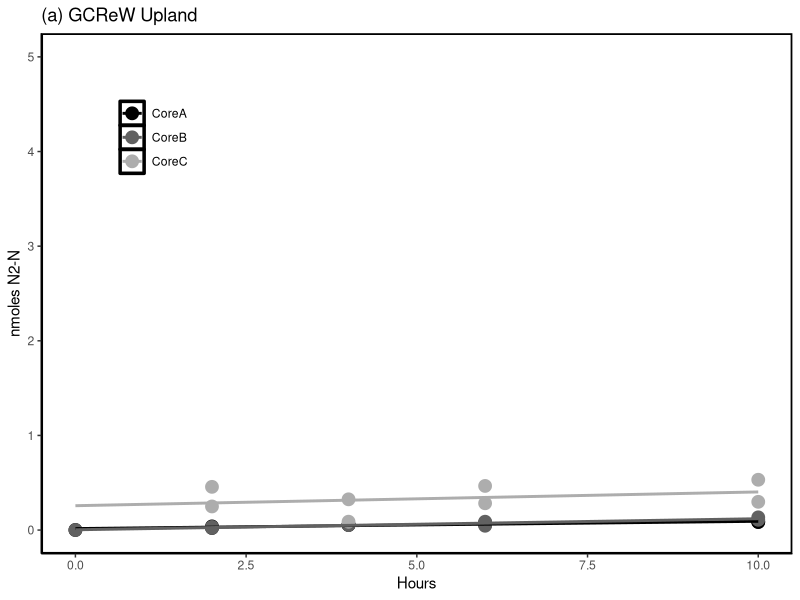
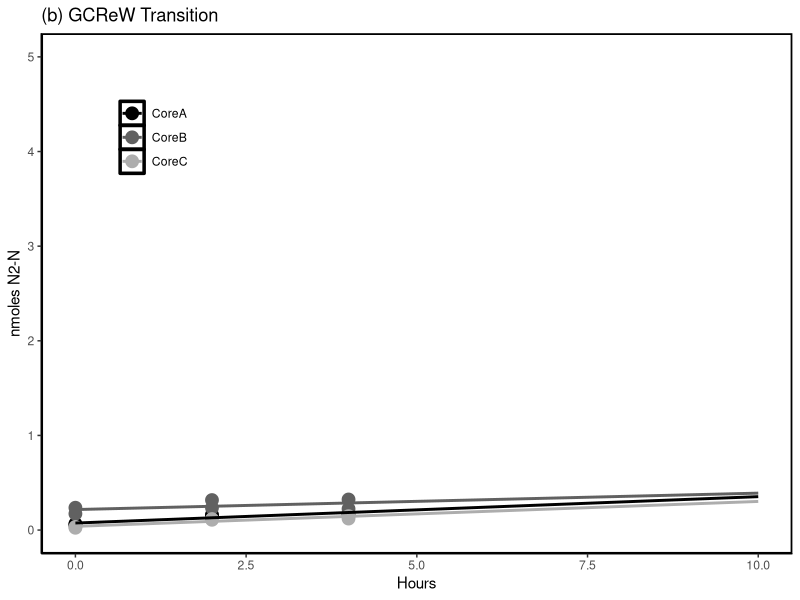
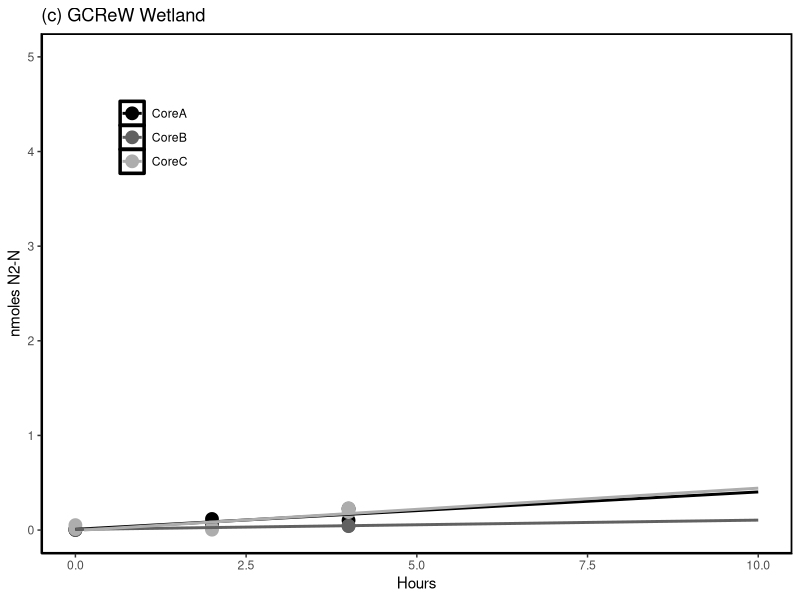
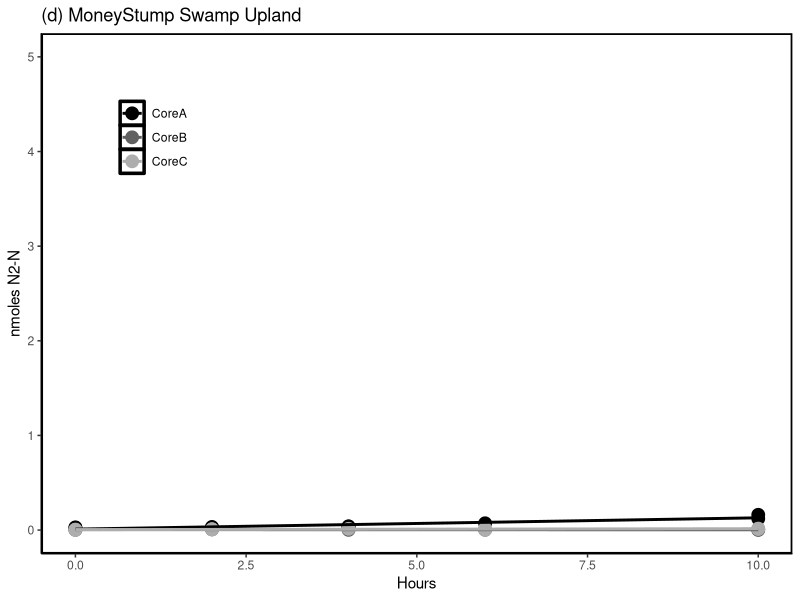
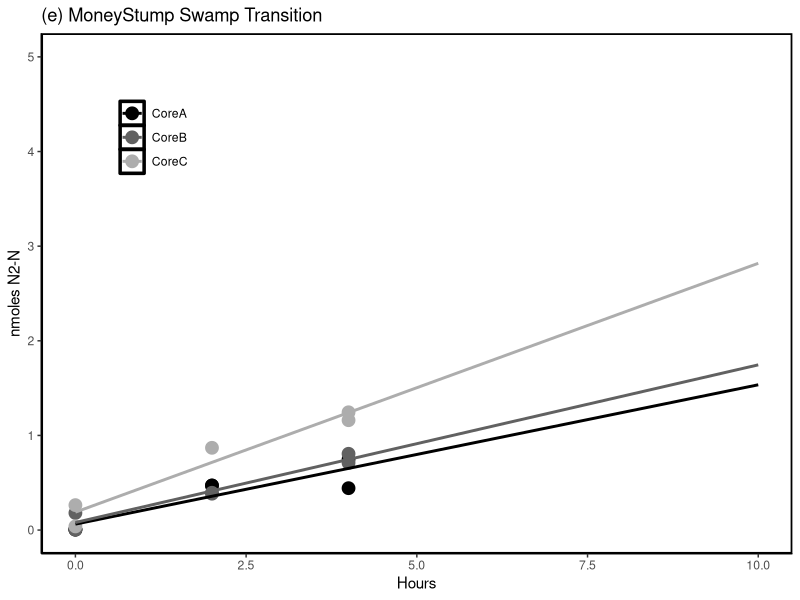
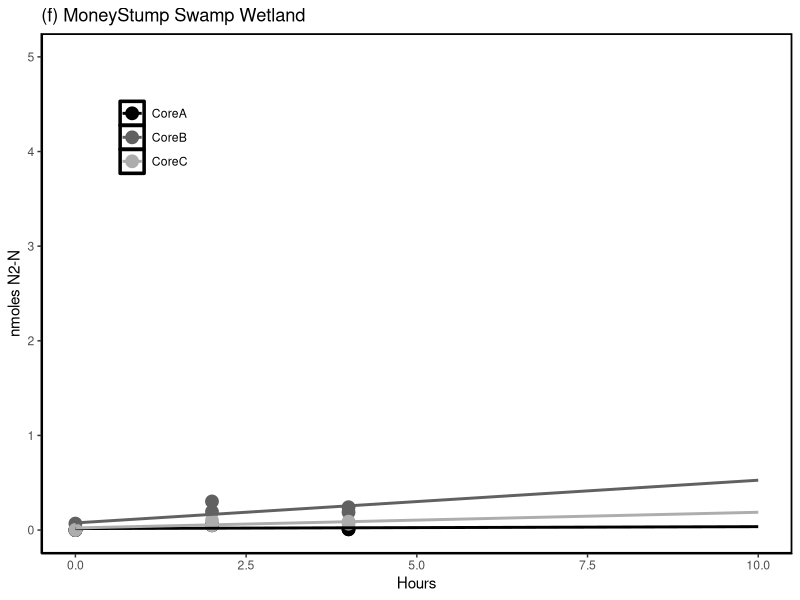
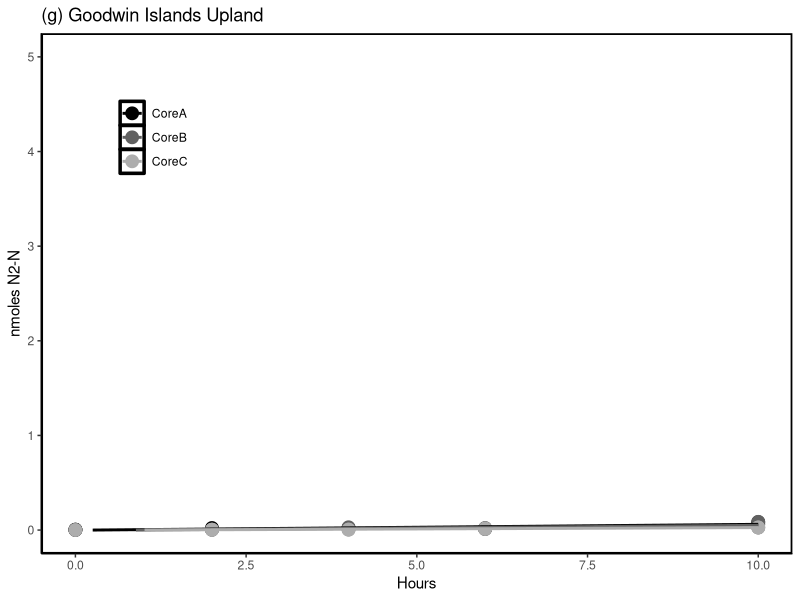
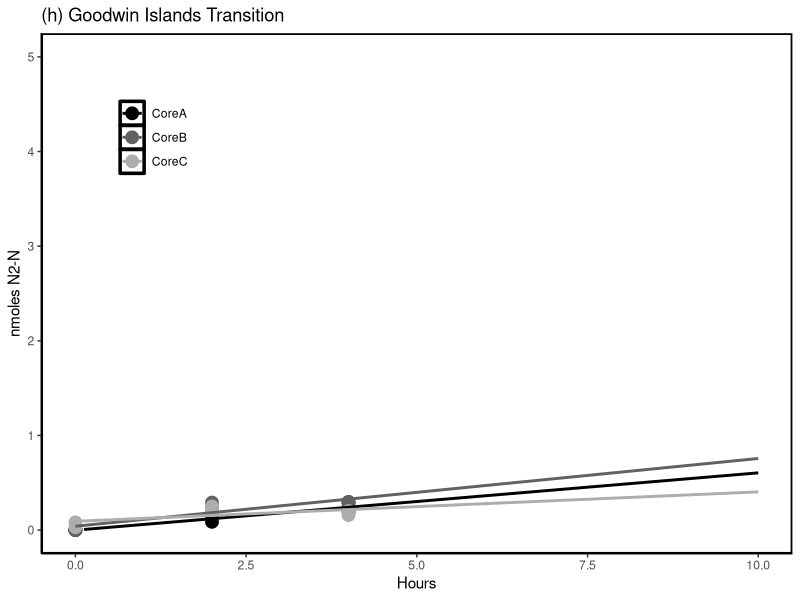

R code for these plots, in order:
##################################
################## INFO #######################
####### COMPASS Synoptic CB 
####### Nitrogen Experiment 2022
####### Rate Calculation & Data Visualization
####### Stephanie J. Wilson 
####### Edited: 10-04-2022
##############################################

################# THIS IS FOR ANAMMOX SO ONLY THE 29N2 production #############

############### SET UP #######################
#packages
library(ggplot2)
library(data.table)
library(tidyr)
library(dplyr)
library(ggpubr)
library(car)

#read in data
dat <- read.csv("COMPASS_NExpt_N2_Data_Final.csv")
head(dat)

compass_coolors <- c("#419973", "#BF8638", "#9255D4")
compass_coolors2 <- c("#20063B", "#FFBC42", "#419973")

##############################################

######### Sample dataframe set up ############

#change column names 
colnames(dat) <- c('ID', 'Hours','N2_29','N2_30', "d15N")
head(dat)

dat$ID <- as.character(dat$ID)

#make new sample id columns from the ID 
dat1 <- dat %>% separate(ID, 
                         c("Site", "Zone","Replicate", "Time_Point", "Analytical_Rep"))

head(dat1)

dat1$N2N = (dat$N2_29 + (2  *dat$N2_30))
head(dat1)

##############################################

######### Subset by site & zones #############

#Subset out GCrew Samples: 
G1 <- subset(dat1, Site=="Gcrew")
head(G1)

G1UP <- subset(G1, Zone=="UP")
G1TR <- subset(G1, Zone=="TR")
G1WC <- subset(G1, Zone=="WC")

#Subset out MSM Samples: 
M1 <- subset(dat1, Site=="MSM")
head(M1)

M1UP <- subset(M1, Zone=="UP")
M1TR <- subset(M1, Zone=="TR")
M1WC <- subset(M1, Zone=="WC")

#Subset out GWI Samples: 
GW1 <- subset(dat1, Site=="GWI")
head(GW1)

GW1UP <- subset(GW1, Zone=="UP")
GW1TR <- subset(GW1, Zone=="TR")
GW1WC <- subset(GW1, Zone=="WC")

#Subset out GCrew Samples: 
S1 <- subset(dat1, Site=="SWH")
head(S1)

S1UP <- subset(S1, Zone=="UP")
S1TR <- subset(S1, Zone=="TR")
S1WC <- subset(S1, Zone=="WC")
##############################################

####### Plot 29N2 over time & calc rates: GCREW #######
#GCrew 29N2 Production Figures 
Pg1up <- ggplot(G1UP, aes(x=Hours, y=N2_29, col=Replicate)) +
  geom_point(size=4) + 
  ylab("nmoles N2-N") +
  ggtitle("(a) GCReW Upland") +
  theme_classic() + 
  theme(panel.background = element_rect(colour = "black", size=1.2, fill=NA), 
        legend.position = c(0.15, 0.8), 
        legend.title= element_blank()) +
  # theme(plot.title = element_text(margin = margin(t = 10, b = -20))) + 
  ylim(0,5) +
  scale_color_manual(values=c("black",'gray38','gray68'))+
  geom_smooth(method=lm, se=FALSE, fullrange=TRUE)
Pg1up

Pg1tr <- ggplot(G1TR, aes(x=Hours, y=N2_29, col=Replicate)) +
  geom_point(size=4) + 
  ylab("nmoles N2-N") + 
  ggtitle("(b) GCReW Transition") +
  theme_classic() + 
  theme(panel.background = element_rect(colour = "black", size=1.2, fill=NA), 
        legend.position = c(0.15, 0.8), 
        legend.title= element_blank()) +  
  ylim(0,5) +
  xlim(0,10) + 
  scale_color_manual(values=c("black",'gray38','gray68'))+
  geom_smooth(method=lm, se=FALSE, fullrange=TRUE)
Pg1tr

Pg1wc <- ggplot(G1WC, aes(x=Hours, y=N2_29, col=Replicate)) +
  geom_point(size=4) + 
  ylab("nmoles N2-N") + 
  ggtitle("(c) GCReW Wetland") +
  theme_classic() + 
  theme(panel.background = element_rect(colour = "black", size=1.2, fill=NA), 
        legend.position = c(0.15, 0.8), 
        legend.title= element_blank()) +  
  ylim(0,5) +
  xlim(0,10) +
  scale_color_manual(values=c("black",'gray38','gray68'))+
  geom_smooth(method=lm, se=FALSE, fullrange=TRUE)
Pg1wc

#plot all three figures in a line
GcrewRaw <- ggarrange(Pg1up, Pg1tr, Pg1wc, ncol=3, nrow=1)

pdf("GCrew_Raw_29N2N_overtime.pdf", width=12,height=4)
GcrewRaw
dev.off()

#Now calculate GCrew Lm for slope of these three lines 
G1TRa <- subset(G1TR, Replicate=="CoreA")
G1TRb <- subset(G1TR, Replicate=="CoreB")
G1TRc <- subset(G1TR, Replicate=="CoreC")

G1UPa <- subset(G1UP, Replicate=="CoreA")
G1UPb <- subset(G1UP, Replicate=="CoreB")
G1UPc <- subset(G1UP, Replicate=="CoreC")

G1WCa <- subset(G1WC, Replicate=="CoreA")
G1WCb <- subset(G1WC, Replicate=="CoreB")
G1WCc <- subset(G1WC, Replicate=="CoreC")

lmGTRa <- lm(N2_29 ~ Hours, data=G1TRa)
lmGTRb <- lm(N2_29 ~ Hours, data=G1TRb)
lmGTRc <- lm(N2_29 ~ Hours, data=G1TRc)

lmGUPa <- lm(N2_29 ~ Hours, data=G1UPa)
lmGUPb <- lm(N2_29 ~ Hours, data=G1UPb)
lmGUPc <- lm(N2_29 ~ Hours, data=G1UPc)

lmGWCa <- lm(N2_29 ~ Hours, data=G1WCa)
lmGWCb <- lm(N2_29 ~ Hours, data=G1WCb)
lmGWCc <- lm(N2_29 ~ Hours, data=G1WCc)

#extract slopes: 
Gslopes <- as.data.frame(c(summary(lmGTRa)$coefficients[2,1], 
                           summary(lmGTRb)$coefficients[2,1],
                           summary(lmGTRc)$coefficients[2,1], 
                           summary(lmGUPa)$coefficients[2,1], 
                           summary(lmGUPb)$coefficients[2,1],
                           summary(lmGUPc)$coefficients[2,1], 
                           summary(lmGWCa)$coefficients[2,1], 
                           summary(lmGWCb)$coefficients[2,1],
                           summary(lmGWCc)$coefficients[2,1]))
colnames(Gslopes) <- c('29N2_Rate_g_hr')
head(Gslopes)



########################################################

####### Plot N2 over time & calc rates: MSM #######
#GCrew N2 Production Figures 
Pm1up <- ggplot(M1UP, aes(x=Hours, y=N2_29, col=Replicate)) +
  geom_point(size=4) + 
  ylab("nmoles N2-N") +
  ggtitle("(d) MoneyStump Swamp Upland") +
  theme_classic() + 
  theme(panel.background = element_rect(colour = "black", size=1.2, fill=NA), 
        legend.position = c(0.15, 0.8), 
        legend.title= element_blank()) +
  # theme(plot.title = element_text(margin = margin(t = 10, b = -20))) + 
  ylim(0,5) +
  scale_color_manual(values=c("black",'gray38','gray68'))+
  geom_smooth(method=lm, se=FALSE, fullrange=TRUE)
Pm1up

Pm1tr <- ggplot(M1TR, aes(x=Hours, y=N2_29, col=Replicate)) +
  geom_point(size=4) + 
  ylab("nmoles N2-N") + 
  ggtitle("(e) MoneyStump Swamp Transition") +
  theme_classic() + 
  theme(panel.background = element_rect(colour = "black", size=1.2, fill=NA), 
        legend.position = c(0.15, 0.8), 
        legend.title= element_blank()) +  
  ylim(0,5) +
  xlim(0,10) + 
  scale_color_manual(values=c("black",'gray38','gray68'))+
  geom_smooth(method=lm, se=FALSE, fullrange=TRUE)
Pm1tr

Pm1wc <- ggplot(M1WC, aes(x=Hours, y=N2_29, col=Replicate)) +
  geom_point(size=4) + 
  ylab("nmoles N2-N") + 
  ggtitle("(f) MoneyStump Swamp Wetland") +
  theme_classic() + 
  theme(panel.background = element_rect(colour = "black", size=1.2, fill=NA), 
        legend.position = c(0.15, 0.8), 
        legend.title= element_blank()) +  
  ylim(0,5) +
  xlim(0,10) +
  scale_color_manual(values=c("black",'gray38','gray68'))+
  geom_smooth(method=lm, se=FALSE, fullrange=TRUE)
Pm1wc

#plot all three figures in a line
MSMRaw <- ggarrange(Pm1up, Pm1tr, Pm1wc, ncol=3, nrow=1)

pdf("MSM_Raw_29N2N_overtime.pdf", width=12,height=4)
MSMRaw
dev.off()

#Now calculate GCrew Lm for slope of these three lines 
M1UPa <- subset(M1UP, Replicate=="CoreA")
M1UPb <- subset(M1UP, Replicate=="CoreB")
M1UPc <- subset(M1UP, Replicate=="CoreC")

M1TRa <- subset(M1TR, Replicate=="CoreA")
M1TRb <- subset(M1TR, Replicate=="CoreB")
M1TRc <- subset(M1TR, Replicate=="CoreC")

M1WCa <- subset(M1WC, Replicate=="CoreA")
M1WCb <- subset(M1WC, Replicate=="CoreB")
M1WCc <- subset(M1WC, Replicate=="CoreC")

lmMUPa <- lm(N2_29 ~ Hours, data=M1UPa)
lmMUPb <- lm(N2_29 ~ Hours, data=M1UPb)
lmMUPc <- lm(N2_29 ~ Hours, data=M1UPc)

lmMTRa <- lm(N2_29 ~ Hours, data=M1TRa)
lmMTRb <- lm(N2_29 ~ Hours, data=M1TRb)
lmMTRc <- lm(N2_29 ~ Hours, data=M1TRc)

lmMWCa <- lm(N2_29 ~ Hours, data=M1WCa)
lmMWCb <- lm(N2_29 ~ Hours, data=M1WCb)
lmMWCc <- lm(N2_29 ~ Hours, data=M1WCc)

#extract slopes: 
Mslopes <- as.data.frame(c(summary(lmMTRa)$coefficients[2,1], 
                           summary(lmMTRb)$coefficients[2,1],
                           summary(lmMTRc)$coefficients[2,1], 
                           summary(lmMUPa)$coefficients[2,1], 
                           summary(lmMUPb)$coefficients[2,1],
                           summary(lmMUPc)$coefficients[2,1], 
                           summary(lmMWCa)$coefficients[2,1], 
                           summary(lmMWCb)$coefficients[2,1],
                           summary(lmMWCc)$coefficients[2,1]))
colnames(Mslopes) <- c('29N2_Rate_g_hr')
head(Mslopes)

########################################################

####### Plot N2 over time & calc rates: GWI #######
#GCrew N2 Production Figures 
Pgw1up <- ggplot(GW1UP, aes(x=Hours, y=N2_29, col=Replicate)) +
  geom_point(size=4) + 
  ylab("nmoles N2-N") +
  ggtitle("(g) Goodwin Islands Upland") +
  theme_classic() + 
  theme(panel.background = element_rect(colour = "black", size=1.2, fill=NA), 
        legend.position = c(0.15, 0.8), 
        legend.title= element_blank()) +
  # theme(plot.title = element_text(margin = margin(t = 10, b = -20))) + 
  ylim(0,5) +
  scale_color_manual(values=c("black",'gray38','gray68'))+
  geom_smooth(method=lm, se=FALSE, fullrange=TRUE)
Pgw1up

Pgw1tr <- ggplot(GW1TR, aes(x=Hours, y=N2_29, col=Replicate)) +
  geom_point(size=4) + 
  ylab("nmoles N2-N") + 
  ggtitle("(h) Goodwin Islands Transition") +
  theme_classic() + 
  theme(panel.background = element_rect(colour = "black", size=1.2, fill=NA), 
        legend.position = c(0.15, 0.8), 
        legend.title= element_blank()) +  
  ylim(0,5) +
  xlim(0,10) + 
  scale_color_manual(values=c("black",'gray38','gray68'))+
  geom_smooth(method=lm, se=FALSE, fullrange=TRUE)
Pgw1tr

Pgw1wc <- ggplot(GW1WC, aes(x=Hours, y=N2_29, col=Replicate)) +
  geom_point(size=4) + 
  ylab("nmoles N2-N") + 
  ggtitle("(i) Goodwin Islands Wetland") +
  theme_classic() + 
  theme(panel.background = element_rect(colour = "black", size=1.2, fill=NA), 
        legend.position = c(0.15, 0.8), 
        legend.title= element_blank()) +  
  ylim(0,5) +
  xlim(0,10) +
  scale_color_manual(values=c("black",'gray38','gray68'))+
  geom_smooth(method=lm, se=FALSE, fullrange=TRUE)
Pgw1wc

#plot all three figures in a line
GWIRaw <- ggarrange(Pgw1up, Pgw1tr, Pgw1wc, ncol=3, nrow=1)

pdf("GWI_Raw_29N2N_overtime.pdf", width=12,height=4)
GWIRaw
dev.off()

#Now calculate GWI Lm for slope of these three lines 
Gw1UPa <- subset(GW1UP, Replicate=="CoreA")
Gw1UPb <- subset(GW1UP, Replicate=="CoreB")
Gw1UPc <- subset(GW1UP, Replicate=="CoreC")

Gw1TRa <- subset(GW1TR, Replicate=="CoreA")
Gw1TRb <- subset(GW1TR, Replicate=="CoreB")
Gw1TRc <- subset(GW1TR, Replicate=="CoreC")

Gw1WCa <- subset(GW1WC, Replicate=="CoreA")
Gw1WCb <- subset(GW1WC, Replicate=="CoreB")
Gw1WCc <- subset(GW1WC, Replicate=="CoreC")

lmGwUPa <- lm(N2_29 ~ Hours, data=Gw1UPa)
lmGwUPb <- lm(N2_29 ~ Hours, data=Gw1UPb)
lmGwUPc <- lm(N2_29 ~ Hours, data=Gw1UPc)

lmGwTRa <- lm(N2_29 ~ Hours, data=Gw1TRa)
lmGwTRb <- lm(N2_29 ~ Hours, data=Gw1TRb)
lmGwTRc <- lm(N2_29 ~ Hours, data=Gw1TRc)

lmGwWCa <- lm(N2_29 ~ Hours, data=Gw1WCa)
lmGwWCb <- lm(N2_29 ~ Hours, data=Gw1WCb)
lmGwWCc <- lm(N2_29 ~ Hours, data=Gw1WCc)

#extract slopes: 
Gwslopes <- as.data.frame(c(summary(lmGwTRa)$coefficients[2,1], 
                            summary(lmGwTRb)$coefficients[2,1],
                            summary(lmGwTRc)$coefficients[2,1],
                            summary(lmGwUPa)$coefficients[2,1], 
                            summary(lmGwUPb)$coefficients[2,1],
                            summary(lmGwUPc)$coefficients[2,1], 
                            summary(lmGwWCa)$coefficients[2,1], 
                            summary(lmGwWCb)$coefficients[2,1],
                            summary(lmGwWCc)$coefficients[2,1]))
colnames(Gwslopes) <- c('29N2_Rate_g_hr')
head(Gwslopes)

########################################################

####### Plot N2 over time & calc rates: SWH #######
#GCrew N2 Production Figures 
Ps1up <- ggplot(S1UP, aes(x=Hours, y=N2_29, col=Replicate)) +
  geom_point(size=4) + 
  ylab("nmoles N2-N") +
  ggtitle("(j) Sweet Hall Marsh Upland") +
  theme_classic() + 
  theme(panel.background = element_rect(colour = "black", size=1.2, fill=NA), 
        legend.position = c(0.15, 0.8), 
        legend.title= element_blank()) +
  # theme(plot.title = element_text(margin = margin(t = 10, b = -20))) + 
  ylim(0,5) +
  scale_color_manual(values=c("black",'gray38','gray68'))+
  geom_smooth(method=lm, se=FALSE, fullrange=TRUE)
Ps1up

Ps1tr <- ggplot(S1TR, aes(x=Hours, y=N2_29, col=Replicate)) +
  geom_point(size=4) + 
  ylab("nmoles N2-N") + 
  ggtitle("(k) Sweet Hall Marsh Transition") +
  theme_classic() + 
  theme(panel.background = element_rect(colour = "black", size=1.2, fill=NA), 
        legend.position = c(0.15, 0.8), 
        legend.title= element_blank()) +  
  ylim(0,5) +
  xlim(0,10) + 
  scale_color_manual(values=c("black",'gray38','gray68'))+
  geom_smooth(method=lm, se=FALSE, fullrange=TRUE)
Ps1tr

Ps1wc <- ggplot(S1WC, aes(x=Hours, y=N2_29, col=Replicate)) +
  geom_point(size=4) + 
  ylab("nmoles N2-N") + 
  ggtitle("(l) Sweet Hall Marsh Wetland") +
  theme_classic() + 
  theme(panel.background = element_rect(colour = "black", size=1.2, fill=NA), 
        legend.position = c(0.15, 0.8), 
        legend.title= element_blank()) +  
  ylim(0,5) +
  xlim(0,10) +
  scale_color_manual(values=c("black",'gray38','gray68'))+
  geom_smooth(method=lm, se=FALSE, fullrange=TRUE)
Ps1wc

#plot all three figures in a line
SWHRaw <- ggarrange(Ps1up, Ps1tr, Ps1wc, ncol=3, nrow=1)

pdf("SWH_Raw_29N2N_overtime.pdf", width=12,height=4)
SWHRaw
dev.off()

#Now calculate GCrew Lm for slope of these three lines 
S1UPa <- subset(S1UP, Replicate=="CoreA")
S1UPb <- subset(S1UP, Replicate=="CoreB")
S1UPc <- subset(S1UP, Replicate=="CoreC")

S1TRa <- subset(S1TR, Replicate=="CoreA")
S1TRb <- subset(S1TR, Replicate=="CoreB")
S1TRc <- subset(S1TR, Replicate=="CoreC")

S1WCa <- subset(S1WC, Replicate=="CoreA")
S1WCb <- subset(S1WC, Replicate=="CoreB")
S1WCc <- subset(S1WC, Replicate=="CoreC")

lmSUPa <- lm(N2_29 ~ Hours, data=S1UPa)
lmSUPb <- lm(N2_29 ~ Hours, data=S1UPb)
lmSUPc <- lm(N2_29 ~ Hours, data=S1UPc)

lmSTRa <- lm(N2_29 ~ Hours, data=S1TRa)
lmSTRb <- lm(N2_29 ~ Hours, data=S1TRb)
lmSTRc <- lm(N2_29 ~ Hours, data=S1TRc)

lmSWCa <- lm(N2_29 ~ Hours, data=S1WCa)
lmSWCb <- lm(N2_29 ~ Hours, data=S1WCb)
lmSWCc <- lm(N2_29 ~ Hours, data=S1WCc)

#extract slopes: 
Sslopes <- as.data.frame(c(summary(lmSTRa)$coefficients[2,1], 
                           summary(lmSTRb)$coefficients[2,1],
                           summary(lmSTRc)$coefficients[2,1], 
                           summary(lmSUPa)$coefficients[2,1], 
                           summary(lmSUPb)$coefficients[2,1],
                           summary(lmSUPc)$coefficients[2,1], 
                           summary(lmSWCa)$coefficients[2,1], 
                           summary(lmSWCb)$coefficients[2,1],
                           summary(lmSWCc)$coefficients[2,1]))
colnames(Sslopes) <- c('29N2_Rate_g_hr')
head(Sslopes)

########################################################

############ Plot all N2-N overtime in one graph ########################

#plot all three figures in a line
N2_29RatesRaw <- ggarrange(Pg1up, Pg1tr, Pg1wc, Pm1up, Pm1tr, Pm1wc,
                        Pgw1up, Pgw1tr, Pgw1wc, Ps1up, Ps1tr, Ps1wc,
                        ncol=3, nrow=4, common.legend = TRUE, legend="bottom")

pdf("Raw_29N2N_overtime.pdf", width=10,height=12)
N2_29RatesRaw
dev.off()

############################################################

################ Make new data frame ######################
Gavg <- G1 %>% 
  group_by(Site, Zone, Replicate) %>% 
  summarise(mean = mean(N2_29, na.rm=TRUE))
head(Gavg)

GRates <- as.data.frame(cbind(Gavg$Site, Gavg$Zone, Gavg$Replicate, Gslopes$'29N2_Rate_g_hr'))
colnames(GRates) <- c("Site", "Zone", "Replicate", '29N2_Rate_g_hr')
GRates$'29N2_Rate_g_hr' <- as.numeric(GRates$'29N2_Rate_g_hr')
head(GRates)

Mavg <- M1 %>% 
  group_by(Site, Zone, Replicate) %>% 
  summarise(mean = mean(N2_29, na.rm=TRUE))
head(Mavg)

MRates <- as.data.frame(cbind(Mavg$Site, Mavg$Zone, Mavg$Replicate, Mslopes$'29N2_Rate_g_hr'))
colnames(MRates) <- c("Site", "Zone", "Replicate", '29N2_Rate_g_hr')
MRates$'29N2_Rate_g_hr' <- as.numeric(MRates$'29N2_Rate_g_hr')
head(MRates)

GWavg <- GW1 %>% 
  group_by(Site, Zone, Replicate) %>% 
  summarise(mean = mean(N2_29, na.rm=TRUE))
head(GWavg)

GWRates <- as.data.frame(cbind(GWavg$Site, GWavg$Zone, GWavg$Replicate, Gwslopes$'29N2_Rate_g_hr'))
colnames(GWRates) <- c("Site", "Zone", "Replicate", '29N2_Rate_g_hr')
GWRates$'29N2_Rate_g_hr' <- as.numeric(GWRates$'29N2_Rate_g_hr')
head(GWRates)

Savg <- S1 %>% 
  group_by(Site, Zone, Replicate) %>% 
  summarise(mean = mean(N2N, na.rm=TRUE))
head(Savg)

SRates <- as.data.frame(cbind(Savg$Site, Savg$Zone, Savg$Replicate, Sslopes$'29N2_Rate_g_hr'))
colnames(SRates) <- c("Site", "Zone", "Replicate", '29N2_Rate_g_hr')
SRates$'29N2_Rate_g_hr' <- as.numeric(SRates$'29N2_Rate_g_hr')
head(SRates)

Rates <- as.data.frame(rbind(GRates, MRates, GWRates, SRates))
head(Rates)

Rates$AMX_g_hr <- as.numeric(Rates$'29N2_Rate_g_hr')

write.csv(Rates, file="AMX_Rates_RCalc.csv")

#############################################

head(Rates)

################ Summarize Rates ######################

RatesAvg <- Rates %>% 
  group_by(Site, Zone) %>% 
  summarise(mean = as.numeric(mean(AMX_g_hr, na.rm=TRUE)),
            std = sd(AMX_g_hr, na.rm=TRUE), 
            se = as.numeric(std/(sqrt(3))))

RatesAvg <- as.data.frame(RatesAvg)
head(RatesAvg)

RatesAvg$Zone <- factor(RatesAvg$Zone , levels = c("UP", "TR", "WC"))

write.csv(RatesAvg, file="Avg_AMX_Rates_RCalc.csv")

#######################################################
